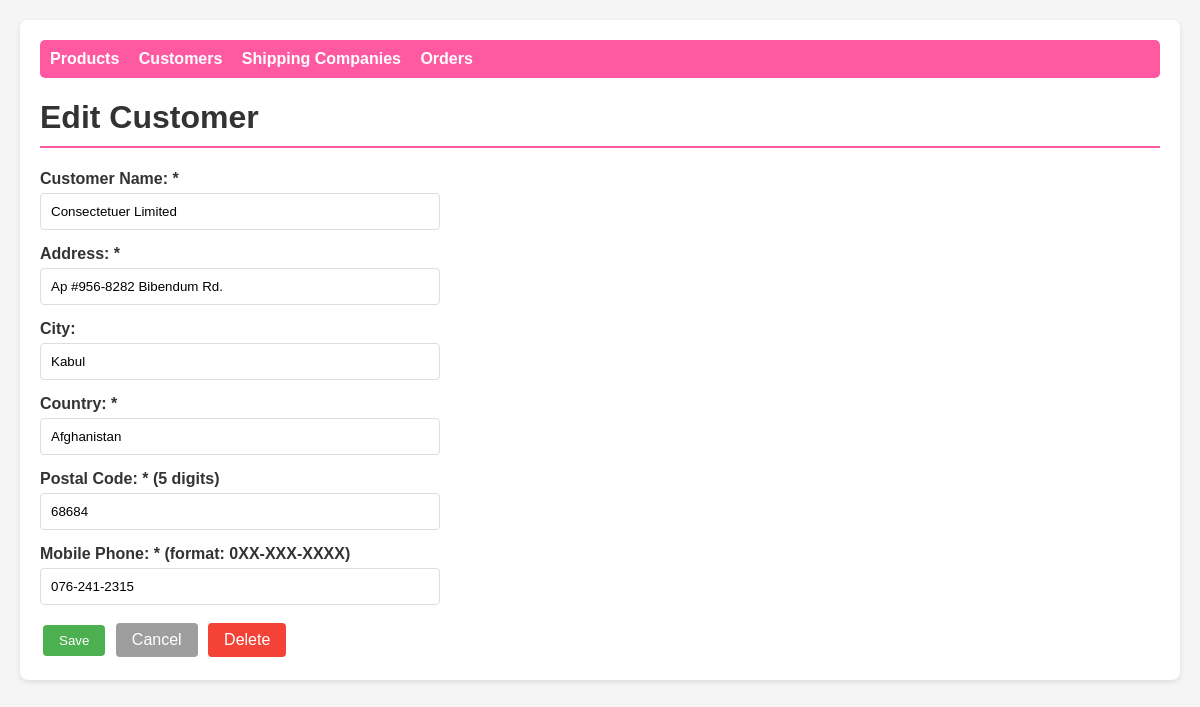
/customer_form.php?id=1, run on the app's committed database.
### tables this page shows
CREATE TABLE Customers (
    CustomerID INT AUTO_INCREMENT PRIMARY KEY,
    CustomerName VARCHAR(50) NOT NULL,
    AddressLine1 VARCHAR(50) NOT NULL,
    City VARCHAR(50),
    Country VARCHAR(50) NOT NULL,
    PostalCode VARCHAR(5) NOT NULL,
    MobilePhone VARCHAR(12) NOT NULL
);

### customer_form.php (the view, shortened to what this page needs)
<?php
include 'db.php';
$old = $_SESSION['old'] ?? [];
$id = $_GET['id'] ?? '';
$data = null;
if ($id != '') {
    $stmt = $conn->prepare("SELECT * FROM Customers WHERE CustomerID = ?");
    $stmt->bind_param("i", $id);
    $stmt->execute();
    $data = $stmt->get_result()->fetch_assoc();
}
function val($key, $old, $data) {
    return htmlspecialchars($old[$key] ?? $data[$key] ?? '');
}
?>
<!DOCTYPE html>
<html>
<head>
    <link rel="stylesheet" href="style.css">
</head>
<body>
<div class="container">
    <nav>
        <a href="products.php">Products</a>
        <a href="customers.php">Customers</a>
        <a href="shipping.php">Shipping Companies</a>
        <a href="orders.php">Orders</a>
    </nav>
    <h1><?= $data ? 'Edit Customer' : 'New Customer' ?></h1>
    <form method="POST" action="customer_save.php">
        <div class="form-group">
            <label>Customer Name: *</label>
            <input type="text" name="CustomerName" value="<?= val('CustomerName', $old, $data) ?>">
        </div>
        <div class="form-group">
            <label>Address: *</label>
            <input type="text" name="AddressLine1" value="<?= val('AddressLine1', $old, $data) ?>">
        </div>
        <div class="form-group">
            <label>City:</label>
            <input type="text" name="City" value="<?= val('City', $old, $data) ?>">
        </div>
        <div class="form-group">
            <label>Country: *</label>
            <input type="text" name="Country" value="<?= val('Country', $old, $data) ?>">
        </div>
        <div class="form-group">
            <label>Postal Code: * (5 digits)</label>
            <input type="text" name="PostalCode" value="<?= val('PostalCode', $old, $data) ?>">
        </div>
        <div class="form-group">
            <label>Mobile Phone: * (format: 0XX-XXX-XXXX)</label>
            <input type="text" name="MobilePhone" value="<?= val('MobilePhone', $old, $data) ?>" placeholder="081-234-5678">
        </div>
        <div>
            <button type="submit" class="btn btn-add">Save</button>
            <a href="customers.php" class="btn btn-cancel">Cancel</a>
            <?php if ($data): ?>
                <a href="customer_delete.php?id=<?= $data['CustomerID'] ?>" class="btn btn-delete" onclick="return confirm('Delete this customer?')">Delete</a>
            <?php endif; ?>
        </div>
    </form>
</div>
</body>
</html>

### style.css (style rules this page uses)
* { box-sizing: border-box; font-family: Arial, sans-serif; }
body { margin: 20px; background: #f5f5f5; }
.container { max-width: 1200px; margin: auto; background: white; padding: 20px; border-radius: 8px; box-shadow: 0 2px 5px rgba(0,0,0,0.1); }
h1 { color: #333; border-bottom: 2px solid #ff59a1; padding-bottom: 10px; }
nav { margin-bottom: 20px; padding: 10px; background: #ff59a1; border-radius: 5px; }
nav a { color: white; margin-right: 15px; text-decoration: none; font-weight: bold; }
.btn { padding: 8px 16px; margin: 3px; text-decoration: none; border-radius: 4px; display: inline-block; cursor: pointer; border: none; }
.btn-add { background: #4CAF50; color: white; }
.btn-delete { background: #f44336; color: white; }
.btn-cancel { background: #9e9e9e; color: white; }
.form-group { margin: 15px 0; }
.form-group label { display: block; margin-bottom: 5px; font-weight: bold; color: #333; }
.form-group input, .form-group select, .form-group textarea { width: 100%; max-width: 400px; padding: 10px; border: 1px solid #ddd; border-radius: 4px; }
a { color: #2196F3; }

### data on the page
customers: CustomerName "Consectetuer Limited", AddressLine1 "Ap #956-8282 Bibendum Rd.", City "Kabul", Country "Afghanistan", PostalCode "68684", MobilePhone "076-241-2315"
